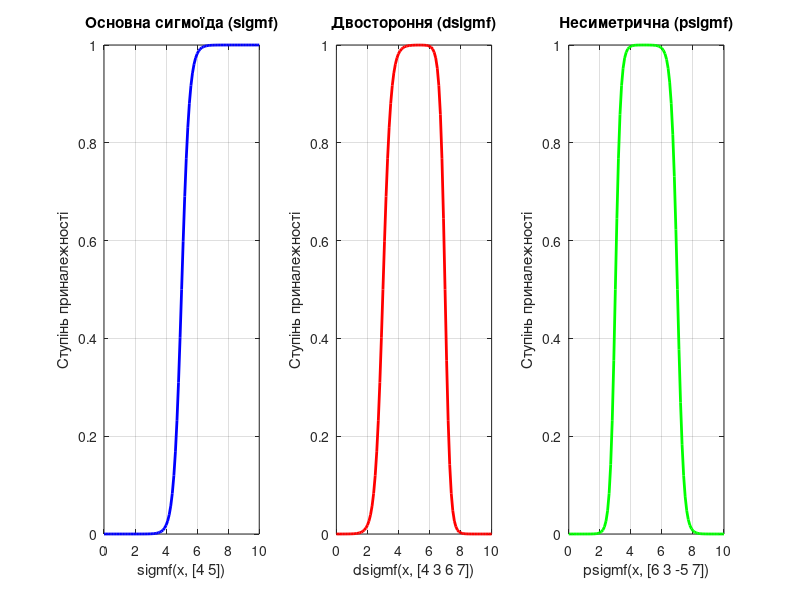

This figure's MATLAB source:
% Завдання 4. Сигмоїдальні функції приналежності

x = 0:0.1:10;

% --- Основна сигмоїда (відкрита праворуч) ---
subplot(1, 3, 1);
y_sig = sigmf(x, [4 5]);
plot(x, y_sig, 'b', 'LineWidth', 2);
xlabel('sigmf(x, [4 5])');
ylabel('Ступінь приналежності');
title('Основна сигмоїда (sigmf)');
grid on;

% --- dsigmf: різниця двох сигмоїд (двостороння) ---
subplot(1, 3, 2);
y_dsig = dsigmf(x, [4 3 6 7]);
plot(x, y_dsig, 'r', 'LineWidth', 2);
xlabel('dsigmf(x, [4 3 6 7])');
ylabel('Ступінь приналежності');
title('Двостороння (dsigmf)');
grid on;

% --- psigmf: добуток двох сигмоїд (несиметрична) ---
subplot(1, 3, 3);
y_psig = psigmf(x, [6 3 -5 7]);
plot(x, y_psig, 'g', 'LineWidth', 2);
xlabel('psigmf(x, [6 3 -5 7])');
ylabel('Ступінь приналежності');
title('Несиметрична (psigmf)');
grid on;
